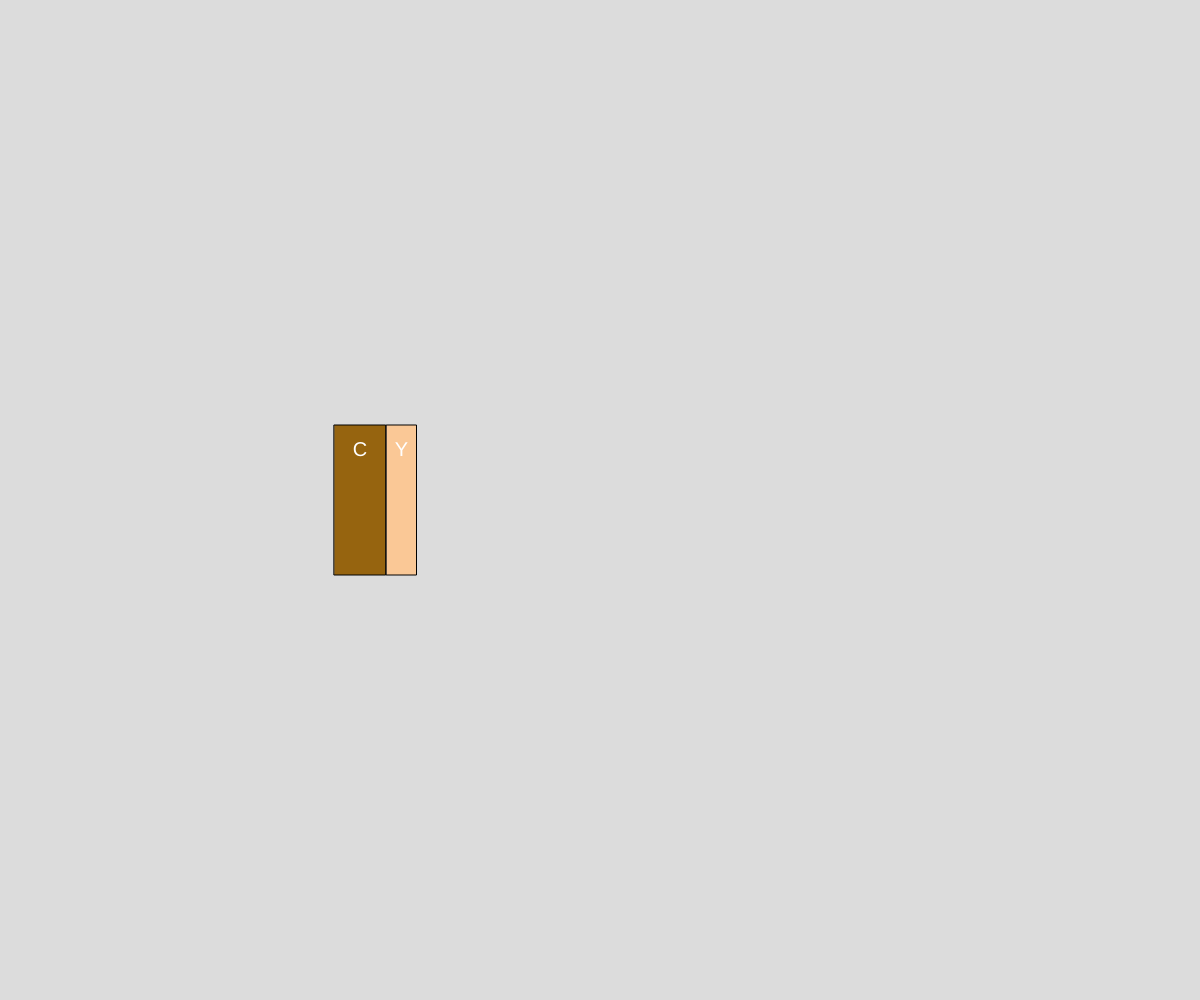
Frame 1 (no input)
Frame 60 (no input): identical to frame 1, image omitted
Frame 120 (the mouse pressed at the canvas centre since frame 60): identical to frame 1, image omitted

The p5.js sketch that drew this single still picture (run headless with seeded random() and noise() and a simulated clock; from frame 60 on, the mouse is pressed at the canvas centre):

// p5.js sketch
// ── sketch.js
// Project Title
// Your Name
// Date
//
// Extra for Experts:
// - describe what you did to take this project "above and beyond"

let myBook = 6;
let myBook2 = 2;
let myBook3 = 1;

let bookshelf = [];

function setup() {
  createCanvas(windowWidth, windowHeight);
  myBook = new Book("CS30 Text", "MR.Scott", 123456781011, "leatherbound", 515, width*0.3);
  myBook.printOut();
  myBook2 = new Book("Yay", "ME", 92742840278, "softcover", 300, (myBook.x - 10) + myBook.pages/10);

  
  //make 20 books in a row
  let x = 50;
  let covers = ["softcover", "hardcover", "leatherbound"]
  for(let i = 0; i < 20; i++){
    let choice = int(random(3)); 

    bookshelf.push(new Book("a", "Mr, Booth", 11111111111, covers[choice], 200, x));
  }


}

function draw() {
  background(220);
  myBook.display();
  myBook2.display();
}

//nice to organize class at the bottom

class Book{
  //1. constructor
  constructor(title, author, isbn, cover, pages, x){
    this.title = title;
    this.author = author;
    this.isbn = isbn;
    this.cover = cover;
    this.pages = pages;
    this.x = x;
  }


  //2.class methods
  display(){
    //render our book object on the canvas
    rectMode(CENTER); textAlign(CENTER, CENTER);
    textSize(20);

    switch(this.cover){
    case "softcover":
      fill(250, 200, 150);
      break;
    case "hardcover":
      fill(120,255,255);
      break;
    case "leatherbound":
      fill(150,100,15);
      break;
    }
    rect(this.x, height/2, this.pages/10, 150);
    fill(255);
    text(this.title[0], this.x, height/2 - 50);
  }

  printOut(){
    //print out the data in a nice format
    print(this.title + ", by " + this.author);
    print("Length" + this.pages);
    print("ISBN: " + this.isbn);
  }
}
